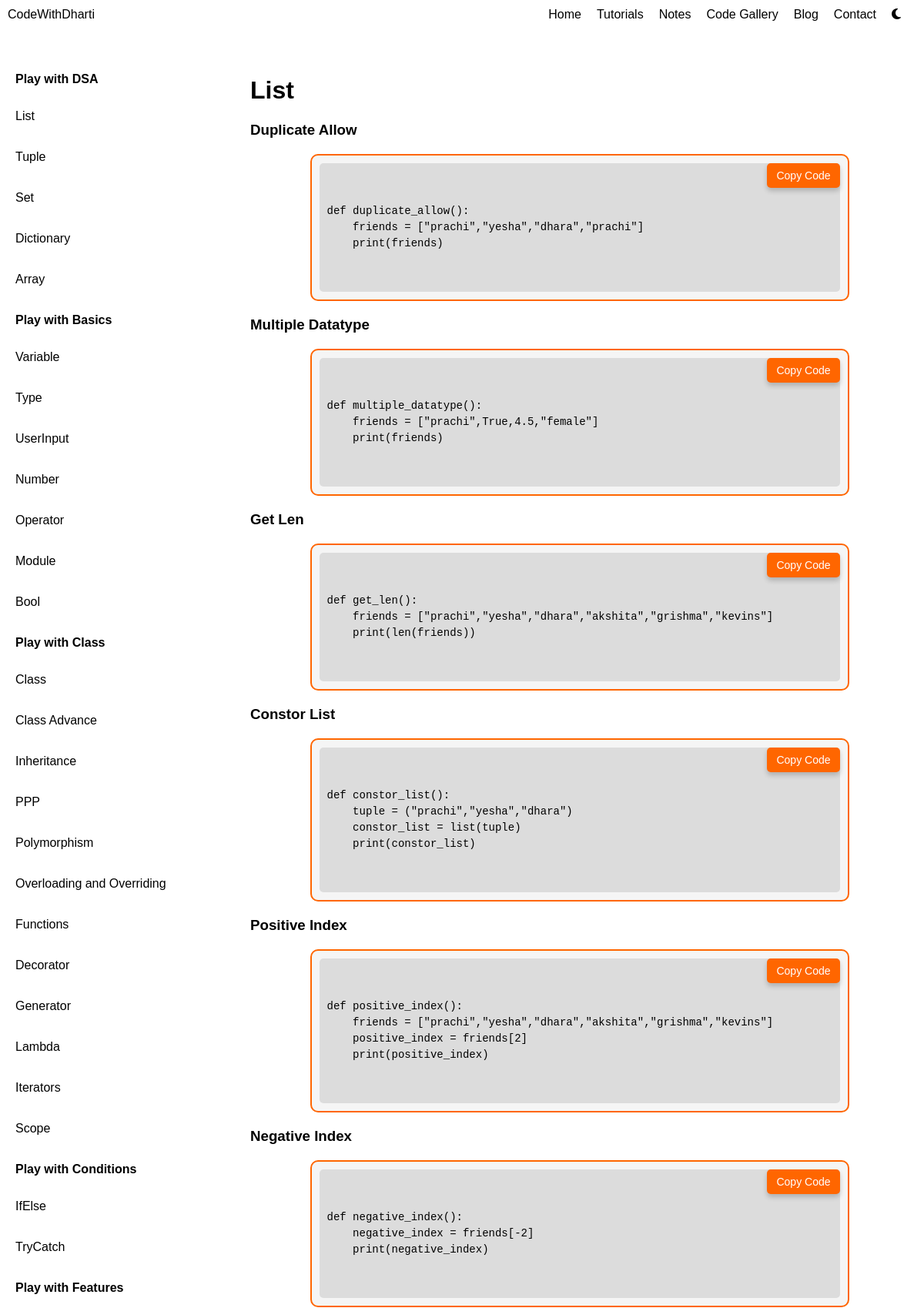
/subtopic/list/ (upper part), run on the app's committed database.
### codewithdharti/models.py (models this page shows, shortened)
class Topicdb(models.Model):
    langname = models.ForeignKey(Langdb, related_name='topics', on_delete=models.CASCADE)
    topic = models.CharField(max_length=200)  # Name of the topic (e.g., Python Tuples)
    slug = models.SlugField(unique=True)  # URL-friendly version of the title
    topic_content = models.TextField(blank=True, null=True)  # Main content for the topic
    created_at = models.DateTimeField(auto_now_add=True)  # Timestamp when created
    updated_at = models.DateTimeField(auto_now=True)  # Timestamp when updated

class Subtopicdb(models.Model):
    topic = models.ForeignKey(Topicdb, related_name='subtopics', on_delete=models.CASCADE)
    subtopic = models.CharField(max_length=200)  # Name of the subtopic (e.g., Access Tuple)
    slug = models.SlugField(unique=True)  # URL-friendly version of the title
    sub_content = models.TextField(blank=True, null=True)  # Main content for the subtopic
    color = models.CharField(max_length=7,blank=True, null=True)
    extranote = models.CharField(blank=True, null=True,max_length=500)
    created_at = models.DateTimeField(auto_now_add=True)  # Timestamp when created
    updated_at = models.DateTimeField(auto_now=True)  # Timestamp when updated

class Nanotopicdb(models.Model):
    subtopic = models.ForeignKey(Subtopicdb, related_name='nanotopics', on_delete=models.CASCADE)
    nanotopic = models.CharField(max_length=200)
    image = models.ImageField(upload_to='images/', blank=True, null=True, help_text="Optional Output img related to code")
    nano_content = models.TextField(blank=True, null=True)
    created_at = models.DateTimeField(auto_now_add=True)  # Timestamp when created
    updated_at = models.DateTimeField(auto_now=True)  # Timestamp when updated
    def __str__(self):
        return self.nanotopic

class CodeContent(models.Model):
    nanotopic = models.ForeignKey(Nanotopicdb, related_name='code_blocks', on_delete=models.CASCADE)
    code_content = models.TextField(help_text="Content of the code block")  # Store each individual code block
    created_at = models.DateTimeField(auto_now_add=True)  # Timestamp when created
    def __str__(self):
        return f"Code block for {self.nanotopic.nanotopic}"

### codewithdharti/views.py (the view)
# urls.py: path('subtopic/<slug:slug>/', views.subtopic_detail, name='subtopic-detail'),
def subtopic_detail(request, slug):
    subtopic = Subtopicdb.objects.get(slug=slug)
    code_sections_by_nanotopic = {}
    for nanotopic in subtopic.nanotopics.all():
        code_sections_by_nanotopic[nanotopic] = nanotopic.code_blocks.all()
        print(code_sections_by_nanotopic)
    return render(request, 'subtopic_detail.html', {
        'subtopic': subtopic,
        'topics': subtopic.topic.langname.topics.all(),
        'code_sections_by_nanotopic': code_sections_by_nanotopic
    })

### codewithdharti/templates/subtopic_detail.html (shortened to what this page needs)
{% extends 'base.html' %}
{% load static %}
{% block left_sidebar %}
<ul>
    {% for topic in topics %}
    <li>
        <strong>{{ topic.topic }}</strong>
        <ul>
            {% for subtopic in topic.subtopics.all %}
            <li><a href="{% url 'subtopic-detail' subtopic.slug %}">{{ subtopic.subtopic }}</a></li>
            {% endfor %}
        </ul>
    </li>
    {% endfor %}
</ul>
{% endblock %}
{% block right_content %}
<h1>{{ subtopic.subtopic }}</h1>
{% for nanotopic, code_sections in code_sections_by_nanotopic.items %}
    <h3><span class="heading-text">{{ nanotopic.nanotopic }}</span></h3>
    {% for code in code_sections %}
    <div class="code-container">
        <button class="copy-button" data-clipboard-text="{{ code.code_content }}">Copy Code</button>
        <div class="code-block">
            <pre><code class="language-python">{{ code.code_content }}</code></pre>
        </div>
    </div>
    {% endfor %}
{% endfor %}
{% endblock %}

### codewithdharti/static/css/styles.css (style rules this page uses)
body { font-family: Arial, sans-serif; margin: 0; padding: 0; display: flex; flex-direction: column; }
.left-sidebar ul { list-style-type: none; padding-left: 0; }
.left-sidebar li { margin-bottom: 15px; }
.left-sidebar li strong { display: block; background-color: var(--leftbar-bg-color); color: var(--leftbar-text-color); padding: 10px; border-radius: 5px; font-size: 16px; margin-bottom: 10px; }
.left-sidebar ul ul li a { display: block; background-color: transparent; color: var(--text-color); margin-bottom: 15px; padding: 10px; border-radius: 5px; text-decoration: none; transition: background-color 0.3s ease, color 0.3s ease; }
.code-container { border-radius: 10px; background-color: var(--codecontainer-bg-color, #f5f5f5); border: 2px solid #ff6600; max-width: 700px; margin: 20px auto; position: relative; padding: 10px 10px 10px 10px; overflow: hidden; box-sizing: border-box; }
.code-block { background-color: var(--code-bg-color, #dcdcdc); color: var(--code-color, #000); padding: 10px; border-radius: 5px; font-size: 14px; line-height: 1.5; white-space: pre-wrap; word-wrap: break-word; overflow-x: auto; }
.copy-button { background-color: #ff6600; color: white; padding: 8px 12px; border: none; border-radius: 5px; font-size: 14px; cursor: pointer; position: absolute; top: 10px; right: 10px; z-index: 10; box-shadow: 0 4px 6px rgba(0, 0, 0, 0.2); transition: background-color 0.3s ease, transform 0.2s ease; }
.code-block pre { margin: 0; white-space: pre-wrap; word-wrap: break-word; }

### data on the page
Topicdb: topic "Play with DSA"
Subtopicdb: subtopic "List"
Subtopicdb: subtopic "Tuple"
Subtopicdb: subtopic "Set"
Subtopicdb: subtopic "Dictionary"
Subtopicdb: subtopic "Array"
Topicdb: topic "Play with Basics"
Subtopicdb: subtopic "Variable"
Subtopicdb: subtopic "Type"
Subtopicdb: subtopic "UserInput"
Subtopicdb: subtopic "Number"
Subtopicdb: subtopic "Operator"
Subtopicdb: subtopic "Module"
Subtopicdb: subtopic "Bool"
Topicdb: topic "Play with Class"
Subtopicdb: subtopic "Class"
Subtopicdb: subtopic "Class Advance"
Subtopicdb: subtopic "Inheritance"
Subtopicdb: subtopic "PPP"
Subtopicdb: subtopic "Polymorphism"
Subtopicdb: subtopic "Overloading and Overriding"
Subtopicdb: subtopic "Functions"
Subtopicdb: subtopic "Decorator"
Subtopicdb: subtopic "Generator"
Subtopicdb: subtopic "Lambda"
Subtopicdb: subtopic "Iterators"
Subtopicdb: subtopic "Scope"
Topicdb: topic "Play with Conditions"
Subtopicdb: subtopic "IfElse"
Subtopicdb: subtopic "TryCatch"
Topicdb: topic "Play with Features"
Nanotopicdb: nanotopic "Duplicate Allow"
CodeContent: code_content "def duplicate_allow(): friends = [\"prachi\",\"yesha\",\"dhara\",\"prachi\"] print(friends)"
Nanotopicdb: nanotopic "Multiple Datatype"
CodeContent: code_content "def multiple_datatype(): friends = [\"prachi\",True,4.5,\"female\"] print(friends)"
Nanotopicdb: nanotopic "Get Len"
CodeContent: code_content "def get_len(): friends = [\"prachi\",\"yesha\",\"dhara\",\"akshita\",\"grishma\",\"kevins\"] print(len(friends))"
Nanotopicdb: nanotopic "Constor List"
CodeContent: code_content "def constor_list(): tuple = (\"prachi\",\"yesha\",\"dhara\") constor_list = list(tuple) print(constor_list)"
Nanotopicdb: nanotopic "Positive Index"
CodeContent: code_content "def positive_index(): friends = [\"prachi\",\"yesha\",\"dhara\",\"akshita\",\"grishma\",\"kevins\"] positive_index = friends[2] print(positive_index)"
Nanotopicdb: nanotopic "Negative Index"
CodeContent: code_content "def negative_index(): negative_index = friends[-2] print(negative_index)"
